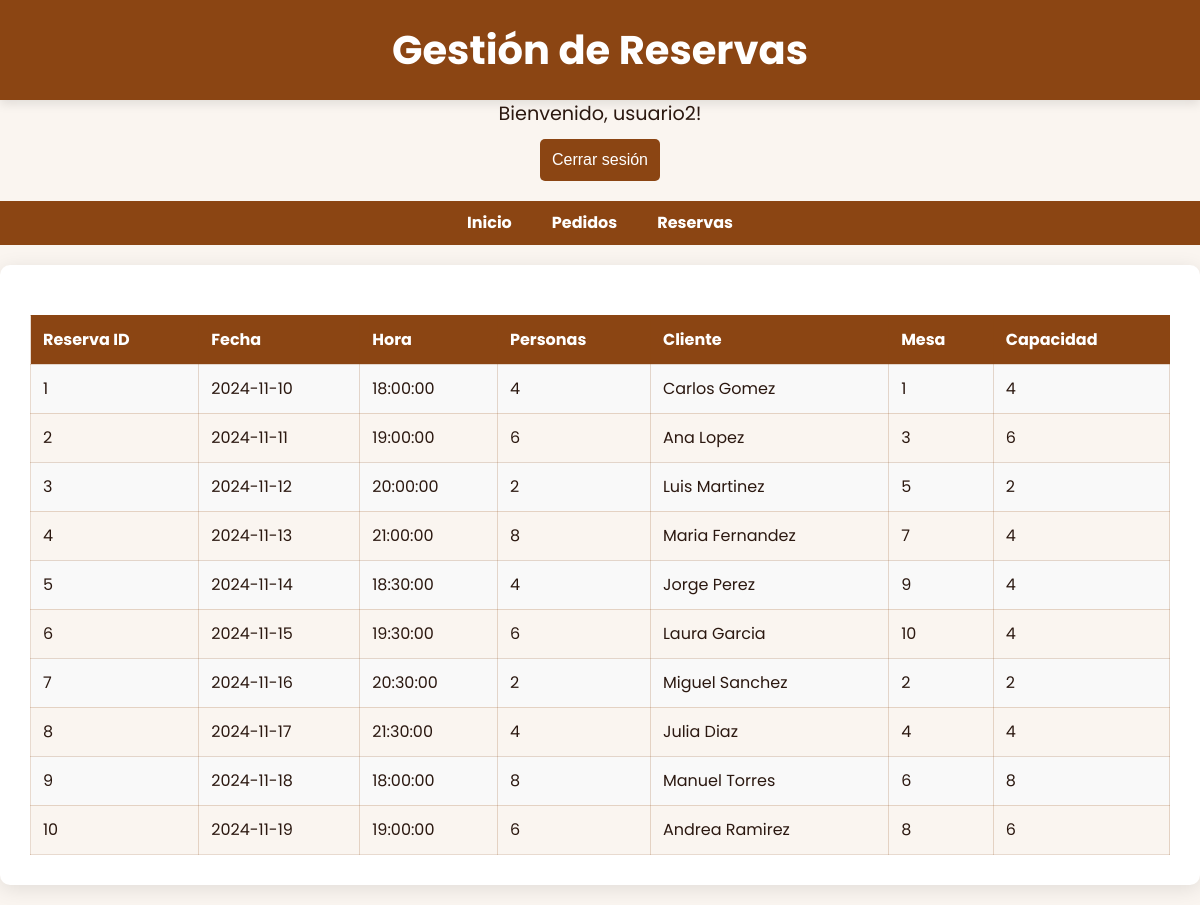
Before: /paginaProyectoRest/empleado/reservas.php (signed in) with the older database file.
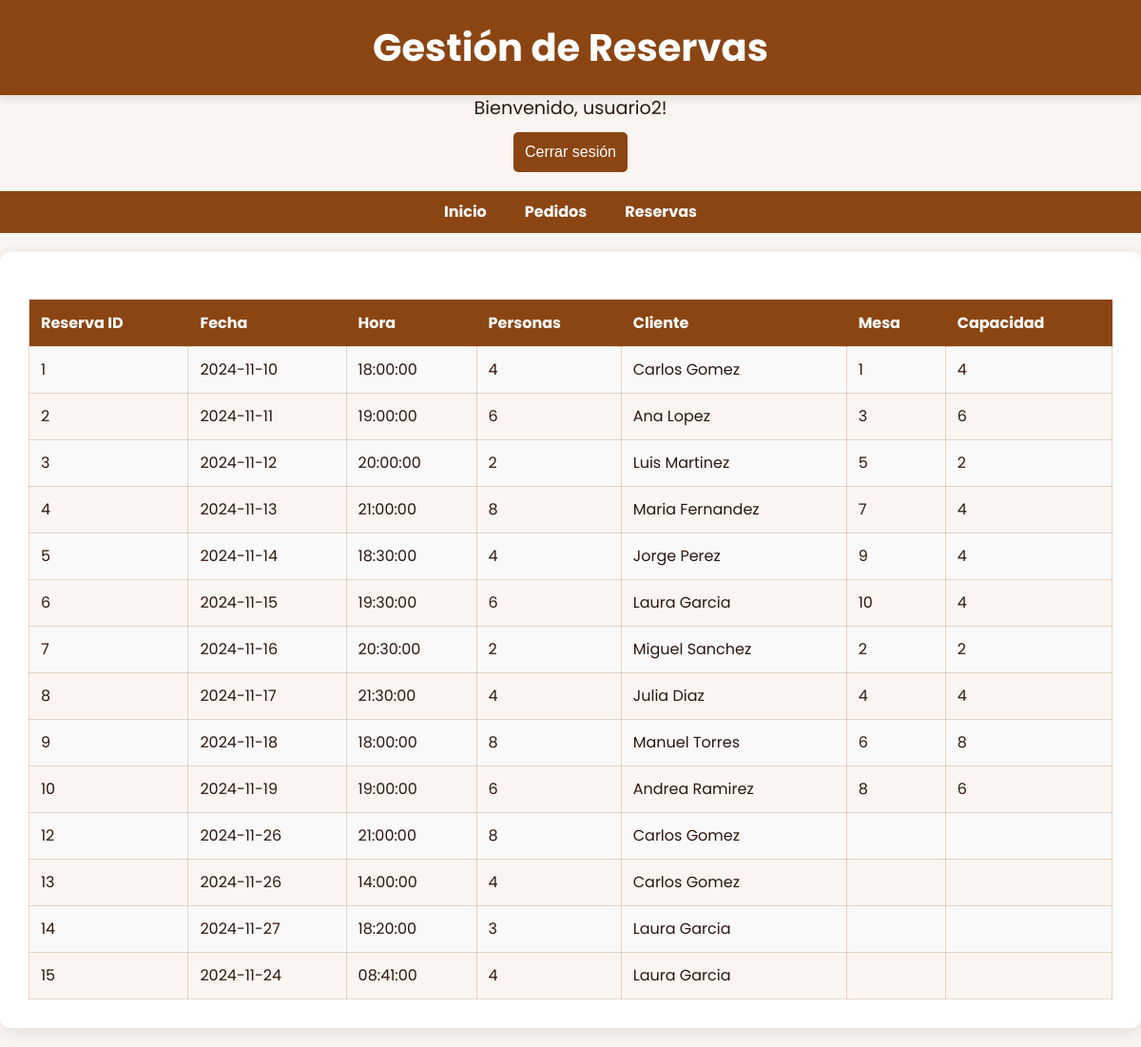
After: the same page with the newer database file.
### tables this page shows
CREATE TABLE `reservas` (
  `id` bigint(20) NOT NULL,
  `cliente_id` bigint(20) DEFAULT NULL,
  `mesa_id` bigint(20) DEFAULT NULL,
  `fecha` date NOT NULL,
  `hora` time NOT NULL,
  `numero_personas` int(11) NOT NULL CHECK (`numero_personas` > 0),
  `total` int(11) NOT NULL,
  `respuesta_admin` varchar(255) DEFAULT NULL,
  `eliminado` tinyint(1) DEFAULT 0,
  `motivo_eliminacion` varchar(255) DEFAULT NULL,
  `fecha_eliminacion` datetime DEFAULT NULL,
  `motivo_reestablecimiento` varchar(255) DEFAULT NULL,
  `fecha_reestablecimiento` datetime DEFAULT NULL
);

CREATE TABLE `clientes` (
  `id` bigint(20) NOT NULL,
  `usuario_id` bigint(20) DEFAULT NULL,
  `nombre` varchar(255) NOT NULL,
  `apellidos` varchar(255) NOT NULL,
  `telefono` varchar(15) DEFAULT NULL,
  `email` varchar(255) DEFAULT NULL
);

CREATE TABLE `mesas` (
  `id` bigint(20) NOT NULL,
  `numero` int(11) NOT NULL,
  `capacidad` int(11) NOT NULL CHECK (`capacidad` > 0),
  `estado` enum('disponible','ocupada','reservada') NOT NULL,
  `ubicacion` varchar(255) DEFAULT NULL,
  `estado_reservado_hasta` time DEFAULT NULL,
  `imagen` blob NOT NULL
);

### paginaProyectoRest/empleado/reservas.php (the view, shortened to what this page needs)
<?php
$nombre_empleado = $_SESSION['nombre'];
$conn = conexion();
?>
<!DOCTYPE html>
<html lang="es">
<head>
   <link rel="stylesheet" href="../css/styleE.css">
</head>
<body>
<header><h1>Gestión de Reservas</h1></header>
<div class="header-buttons">
   <div class='user-greeting text-center my-4'>
      Bienvenido, <?php echo htmlspecialchars($nombre_empleado); ?>!
   </div>
   <div class='text-center'>
      <form action="" method='POST'>
         <button type='submit' name='logout' class='btn btn-danger'>Cerrar sesión</button>
      </form>
   </div>
</div>
<nav><a href='indexE.php'>Inicio</a><a href='pedidos.php'>Pedidos</a><a href='reservas.php'>Reservas</a></nav>
<div class='container'>
   <?php
   $sql_reservas = "SELECT reservas.id AS reserva_id, reservas.fecha, reservas.hora, reservas.numero_personas,
                           clientes.nombre AS cliente_nombre, clientes.apellidos AS cliente_apellidos,
                           mesas.numero AS mesa_numero, mesas.capacidad AS mesa_capacidad
                   FROM reservas
                   LEFT JOIN clientes ON reservas.cliente_id = clientes.id
                   LEFT JOIN mesas ON reservas.mesa_id = mesas.id";
   $result_reservas = mysqli_query($conn, $sql_reservas);
   if (mysqli_num_rows($result_reservas) > 0) {
       echo "<table><tr><th>Reserva ID</th><th>Fecha</th><th>Hora</th><th>Personas</th><th>Cliente</th><th>Mesa</th><th>Capacidad</th></tr>";
       while ($row = mysqli_fetch_assoc($result_reservas)) {
           echo "<tr><td>" . htmlspecialchars($row['reserva_id']) . "</td><td>" . htmlspecialchars($row['fecha']) . "</td><td>" . htmlspecialchars($row['hora']) . "</td><td>" .
           htmlspecialchars($row['numero_personas']) . "</td><td>" .
           htmlspecialchars($row['cliente_nombre'] . " " . $row['cliente_apellidos']) .
           "</td><td>" .
           htmlspecialchars($row['mesa_numero']) .
           "</td><td>" .
           htmlspecialchars($row['mesa_capacidad']) .
           "</td></tr>";
       }
       echo "</table>";
   } else {
       echo "<p>No hay reservas disponibles.</p>";
   }
   ?>
</body></html>

### paginaProyectoRest/css/styleE.css (style rules this page uses)
:root { --primary-brown: #8b4513; --primary-hover: #c17817; --dark-brown: #2b1810; --cream-bg: #faf5f0; --input-bg: #fff; --error-color: #e74c3c; --success-green: #2d4a3e; --border-light: rgba(139, 69, 19, 0.2); }
* { margin: 0; padding: 0; box-sizing: border-box; }
body { font-family: 'Poppins', sans-serif; background-color: var(--cream-bg); color: var(--dark-brown); font-size: 16px; line-height: 1.5; }
a { text-decoration: none; }
header { background-color: var(--primary-brown); color: white; padding: 20px; text-align: center; box-shadow: 0 4px 10px rgba(0, 0, 0, 0.1); }
header h1 { font-size: 2.5rem; font-weight: bold; }
nav { display: flex; justify-content: center; background-color: var(--primary-brown); padding: 10px; }
nav a { color: white; margin: 0 20px; text-decoration: none; font-weight: bold; transition: background-color 0.3s, transform 0.3s; }
.container { max-width: 1200px; margin: 20px auto; padding: 30px; background-color: white; border-radius: 10px; box-shadow: 0 4px 20px rgba(0, 0, 0, 0.1); }
.header-buttons { text-align: center; }
.header-buttons .user-greeting { font-size: 1.2rem; }
.header-buttons form { display: inline-block; margin-top: 10px; }
form { display: flex; flex-direction: column; }
form select, form input, form button { padding: 12px; margin-bottom: 20px; border-radius: 5px; border: 1px solid var(--border-light); transition: border-color 0.3s ease-in-out; }
form button { background-color: var(--primary-brown); color: white; font-size: 1rem; border-radius: 5px; cursor: pointer; transition: background-color 0.3s, transform 0.3s ease-in-out; padding-top: 12px; padding-bottom: 12px; border: none; }
table { width: 100%; border-collapse: collapse; margin-top: 20px; }
table th, table td { padding: 12px; border: 1px solid var(--border-light); text-align: left; }
table th { background-color: var(--primary-brown); color: white; }
table td { background-color: var(--cream-bg); }
table tr:nth-child(even) td { background-color: #f9f9f9; }
.container, table { animation: fadeIn 1s ease-out; }

Changed rows visible on the page:
added reservas: id "12", fecha "2024-11-26", hora "21:00:00", numero_personas "8", cliente.apellidos "Carlos Gomez"
added reservas: id "13", fecha "2024-11-26", hora "14:00:00", numero_personas "4", cliente.apellidos "Carlos Gomez"
added reservas: id "14", fecha "2024-11-27", hora "18:20:00", numero_personas "3", cliente.apellidos "Laura Garcia"
added reservas: id "15", fecha "2024-11-24", hora "08:41:00", numero_personas "4", cliente.apellidos "Laura Garcia"
